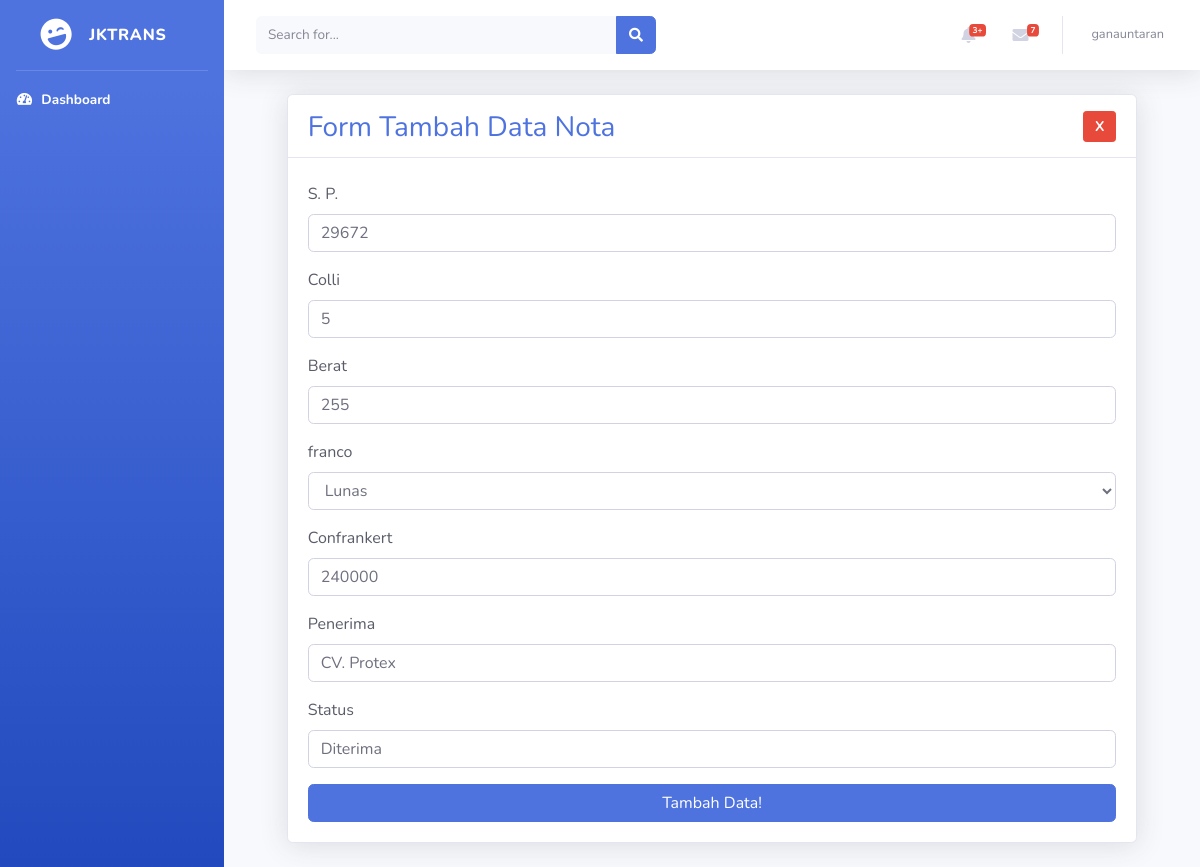
Page /edit.php?id=2 (signed in) on the committed database.
### tables this page shows
CREATE TABLE `note` (
  `id` int(11) NOT NULL,
  `sp` varchar(6) NOT NULL,
  `colli` varchar(11) NOT NULL,
  `berat` float NOT NULL,
  `franco` tinyint(1) NOT NULL,
  `confrankert` float NOT NULL,
  `penerima` varchar(255) NOT NULL,
  `status` varchar(255) NOT NULL
);

### edit.php (the view, shortened to what this page needs)
<?php
include "header.php";
?>
                <div class="container-fluid">
                <div class="card shadow mb-4 col-11 mx-auto">
                <div class="row">
                        <div class="card-header col-12 bg-white my-1">
                            <h3 class="mb-0 d-inline text-primary">Form Tambah Data Nota</h3>
                            <a href="tables.php" type="submit" class="btn float-right btn-sm btn-danger" style="width:33px; font-weight:bold;">X</a>
                        </div>
                        <div class="card-body">
                        <?php
                            include "connection.php";
                            $id = $_GET["id"];
                            $query = "SELECT * FROM note WHERE id='$id' ";
                            $row = mysqli_query($connect, $query);
                            while($data = mysqli_fetch_array($row))
                            {
                        ?>
                        <form method="post" action="update.php">
                            <div class="form-group">
                                <label class="text-dark" for="sp">S. P.</label>
                                <input class="form-control" type="text" name="sp" value="<?= $data['sp'];  ?>" id="sp">
                            </div>
                            <div class="form-group">
                                <label class="text-dark" for="colli">Colli</label>
                                <input class="form-control" type="text" name="colli" value="<?= $data['colli'];  ?>" id="colli">
                            </div>
                            <div class="form-group">
                                <label class="text-dark" for="berat">Berat</label>
                                <input class="form-control" type="text" name="berat" value="<?= $data['berat'];  ?>" id="berat">
                            </div>
                            <div class="form-group">
                                <label class="text-dark" for="franco">franco</label>
                                <select class="form-control" type="text" name="franco" value="<?= $data['franco'];  ?>" id="franco">
                                    <option value="1" <?= ($data['franco'] == 0 ) ? 'selected' : '' ?>>Lunas</option>
                                </select>
                            </div>
                            <div class="form-group">
                                <label class="text-dark" for="confrankert">Confrankert</label>
                                <input class="form-control" type="number" name="confrankert" value="<?= $data['confrankert'];  ?>" id="confrankert">
                            </div>
                            <div class="form-group">
                                <label class="text-dark" for="penerima">Penerima</label>
                                <input class="form-control" type="text" name="penerima" value="<?= $data['penerima'];  ?>" id="penerima">
                            </div>
                            <div class="form-group">
                                <label class="text-dark" for="status">Status</label>
                                <input class="form-control" type="text" name="status" value="<?= $data['status'];  ?>" id="status">
                            </div>
                            <button type="submit" class="btn btn-primary col-lg-12">Tambah Data!</button>
                        </form>
                        <?php
                            }
                        ?>
                    </div>
                </div>
            </div>
        </div>
        <?php
include "footer.php";
?>

### rows in the picture
note: sp "29672", colli "5", berat "255", franco "Lunas", confrankert "240000", penerima "CV. Protex", status "Diterima"

### other values in the picture
$username "ganauntaran"
